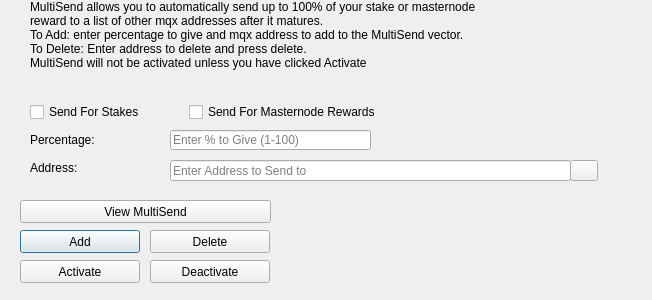
<?xml version="1.0" encoding="UTF-8"?>
<ui version="4.0">
 <class>MultiSendDialog</class>
 <widget class="QDialog" name="MultiSendDialog">
  <property name="windowModality">
   <enum>Qt::NonModal</enum>
  </property>
  <property name="geometry">
   <rect>
    <x>0</x>
    <y>0</y>
    <width>652</width>
    <height>300</height>
   </rect>
  </property>
  <property name="windowTitle">
   <string>MultiSend</string>
  </property>
  <widget class="QLineEdit" name="multiSendPercentEdit">
   <property name="geometry">
    <rect>
     <x>170</x>
     <y>130</y>
     <width>201</width>
     <height>20</height>
    </rect>
   </property>
   <property name="toolTip">
    <string>Enter whole numbers 1 - 100</string>
   </property>
   <property name="placeholderText">
    <string>Enter % to Give (1-100)</string>
   </property>
  </widget>
  <widget class="QLineEdit" name="multiSendAddressEdit">
   <property name="geometry">
    <rect>
     <x>170</x>
     <y>160</y>
     <width>401</width>
     <height>21</height>
    </rect>
   </property>
   <property name="toolTip">
    <string/>
   </property>
   <property name="placeholderText">
    <string>Enter Address to Send to</string>
   </property>
  </widget>
  <widget class="QLabel" name="label_2">
   <property name="geometry">
    <rect>
     <x>30</x>
     <y>0</y>
     <width>451</width>
     <height>121</height>
    </rect>
   </property>
   <property name="lineWidth">
    <number>1</number>
   </property>
   <property name="text">
    <string>MultiSend allows you to automatically send up to 100% of your stake or masternode reward to a list of other mqx addresses after it matures.
To Add: enter percentage to give and mqx address to add to the MultiSend vector.
To Delete: Enter address to delete and press delete.
MultiSend will not be activated unless you have clicked Activate</string>
   </property>
   <property name="alignment">
    <set>Qt::AlignLeading|Qt::AlignLeft|Qt::AlignTop</set>
   </property>
   <property name="wordWrap">
    <bool>true</bool>
   </property>
  </widget>
  <widget class="QLabel" name="message">
   <property name="geometry">
    <rect>
     <x>290</x>
     <y>200</y>
     <width>351</width>
     <height>91</height>
    </rect>
   </property>
   <property name="text">
    <string/>
   </property>
  </widget>
  <widget class="QPushButton" name="addButton">
   <property name="geometry">
    <rect>
     <x>20</x>
     <y>230</y>
     <width>120</width>
     <height>23</height>
    </rect>
   </property>
   <property name="toolTip">
    <string/>
   </property>
   <property name="statusTip">
    <string>Add to MultiSend Vector</string>
   </property>
   <property name="text">
    <string>Add</string>
   </property>
  </widget>
  <widget class="QPushButton" name="disableButton">
   <property name="geometry">
    <rect>
     <x>150</x>
     <y>260</y>
     <width>120</width>
     <height>23</height>
    </rect>
   </property>
   <property name="statusTip">
    <string>Deactivate MultiSend</string>
   </property>
   <property name="text">
    <string>Deactivate</string>
   </property>
  </widget>
  <widget class="QPushButton" name="addressBookButton">
   <property name="geometry">
    <rect>
     <x>570</x>
     <y>160</y>
     <width>28</width>
     <height>21</height>
    </rect>
   </property>
   <property name="toolTip">
    <string>Choose an address from the address book</string>
   </property>
   <property name="text">
    <string/>
   </property>
   <property name="icon">
    <iconset resource="../mqx.qrc">
     <normaloff>:/icons/address-book</normaloff>:/icons/address-book</iconset>
   </property>
   <property name="shortcut">
    <string>Alt+A</string>
   </property>
   <property name="autoDefault">
    <bool>false</bool>
   </property>
  </widget>
  <widget class="QLabel" name="label">
   <property name="geometry">
    <rect>
     <x>30</x>
     <y>130</y>
     <width>121</width>
     <height>20</height>
    </rect>
   </property>
   <property name="toolTip">
    <string>Percentage of stake to send</string>
   </property>
   <property name="text">
    <string>Percentage:</string>
   </property>
  </widget>
  <widget class="QLabel" name="label_5">
   <property name="geometry">
    <rect>
     <x>30</x>
     <y>160</y>
     <width>111</width>
     <height>16</height>
    </rect>
   </property>
   <property name="toolTip">
    <string>Address to send portion of stake to</string>
   </property>
   <property name="text">
    <string>Address:</string>
   </property>
  </widget>
  <widget class="QPushButton" name="deleteButton">
   <property name="geometry">
    <rect>
     <x>150</x>
     <y>230</y>
     <width>120</width>
     <height>23</height>
    </rect>
   </property>
   <property name="toolTip">
    <string/>
   </property>
   <property name="statusTip">
    <string>Delete Address From MultiSend Vector</string>
   </property>
   <property name="text">
    <string>Delete</string>
   </property>
  </widget>
  <widget class="QPushButton" name="activateButton">
   <property name="geometry">
    <rect>
     <x>20</x>
     <y>260</y>
     <width>120</width>
     <height>23</height>
    </rect>
   </property>
   <property name="statusTip">
    <string>Activate MultiSend</string>
   </property>
   <property name="text">
    <string>Activate</string>
   </property>
  </widget>
  <widget class="QPushButton" name="viewButton">
   <property name="geometry">
    <rect>
     <x>20</x>
     <y>200</y>
     <width>251</width>
     <height>23</height>
    </rect>
   </property>
   <property name="toolTip">
    <string/>
   </property>
   <property name="statusTip">
    <string>View MultiSend Vector</string>
   </property>
   <property name="text">
    <string>View MultiSend</string>
   </property>
  </widget>
  <widget class="QWidget" name="horizontalLayoutWidget">
   <property name="geometry">
    <rect>
     <x>30</x>
     <y>100</y>
     <width>351</width>
     <height>24</height>
    </rect>
   </property>
   <layout class="QHBoxLayout" name="horizontalLayout">
    <item>
     <widget class="QCheckBox" name="multiSendStakeCheckBox">
      <property name="text">
       <string>Send For Stakes</string>
      </property>
     </widget>
    </item>
    <item>
     <widget class="QCheckBox" name="multiSendMasternodeCheckBox">
      <property name="text">
       <string>Send For Masternode Rewards</string>
      </property>
     </widget>
    </item>
   </layout>
  </widget>
 </widget>
 <resources>
  <include location="../mqx.qrc"/>
 </resources>
 <connections/>
</ui>
